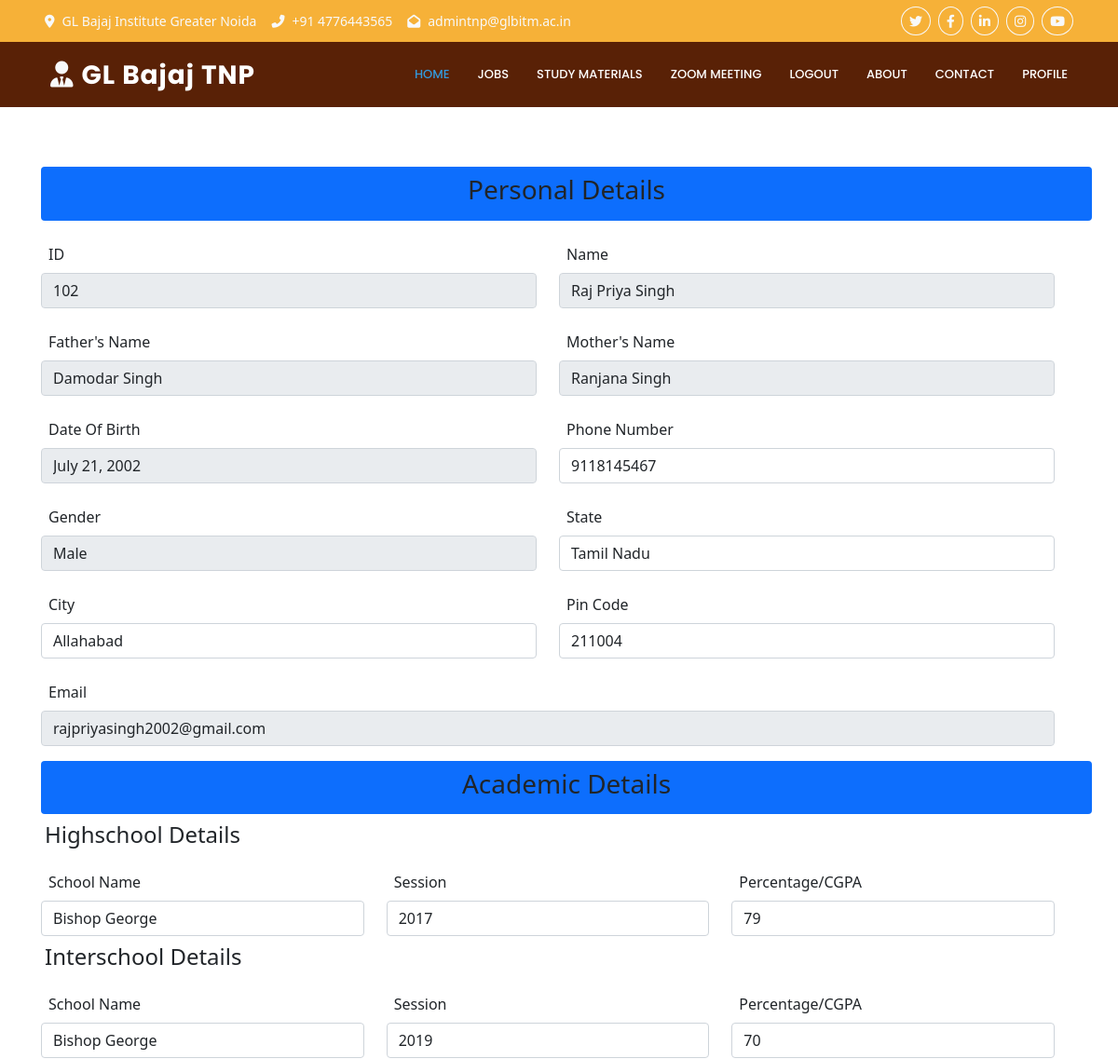
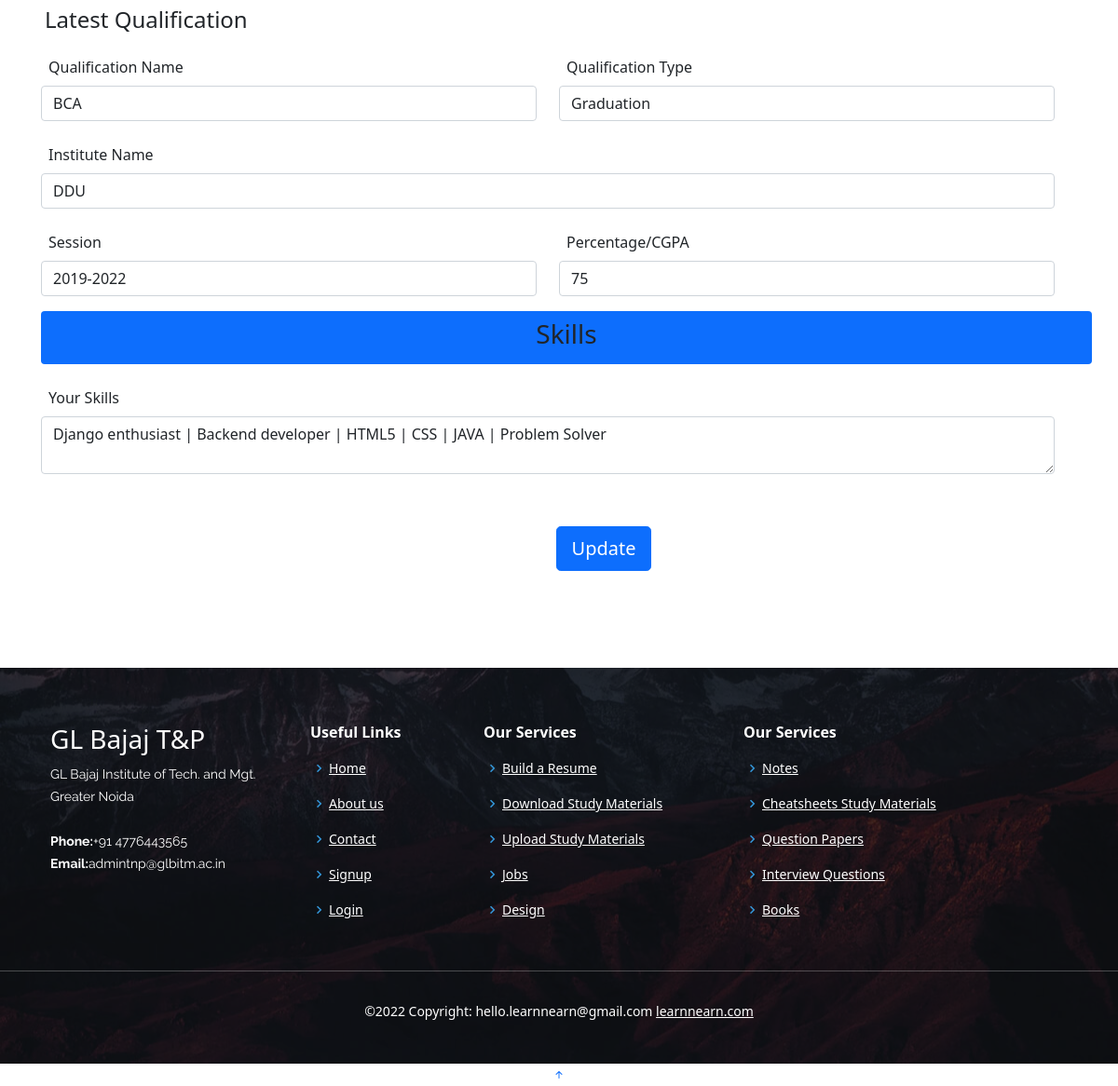
The app's page /edit_details/ (signed in) with its own data (2 pictures, top to bottom).
### placement_system/models.py (models this page shows, shortened)
class student_save(models.Model):
    collage_id = models.IntegerField()
    sname = models.CharField(max_length=50)
    fname = models.CharField(max_length=50)
    mname = models.CharField(max_length=50)
    dob = models.DateField()
    pnum = models.IntegerField()
    gender = models.CharField(max_length=10)
    state = models.CharField(max_length=60)
    scity = models.CharField(max_length=60)
    pincode = models.IntegerField()
    semail = models.OneToOneField(User,on_delete=models.CASCADE)
    numofjobs=models.IntegerField(default=0)
    hschool = models.CharField(max_length=50,null=True)
    hsession = models.CharField(max_length=50,null=True)
    hper = models.CharField(max_length=50,null=True)
    ischool = models.CharField(max_length=50,null=True)
    isession = models.CharField(max_length=50,null=True)
    iper = models.CharField(max_length=50,null=True)
    lqname = models.CharField(max_length=50,null=True)
    lqtype = models.CharField(max_length=50,null=True)
    intname = models.CharField(max_length=100,null=True)
    intsession = models.CharField(max_length=50,null=True)
    intper = models.CharField(max_length=50,null=True)
    skills = models.TextField(null=True)

### placement_system/views.py (the view, shortened to what this page needs)
# urls.py: path('edit_details/', views.edit_details, name='edit_details'),
@login_required(login_url='/student_login/')
def edit_details(request):
    data_show = student_save.objects.filter(semail = request.user)
    return render(request,'dashboard/editdetails.html',{'data_show':data_show})

### templates/dashboard/editdetails.html (shortened to what this page needs)
{% extends 'base.html' %}
{% block headstuff %}
    <link href="https://cdn.jsdelivr.net/npm/bootstrap@5.0.0-beta3/dist/css/bootstrap.min.css" rel="stylesheet" />
    <link rel="stylesheet" href="https://cdnjs.cloudflare.com/ajax/libs/font-awesome/6.1.2/css/all.min.css" />
    <link rel="stylesheet" href="/static/student_dashbord_style.css" />
{% endblock headstuff %}
{% block body %}
    {% for d in data_show %}
    <form method="post" action="/edit_details/" class="row p-5 my-2" id="profile">
        <div class="bg-primary p-2 m-2 text-center rounded"><h3>Personal Details</h3></div>
            <div class="row p-2">
              <div class="col">
                  <label class="p-2">ID</label>
                  <input type="text" class="form-control" value="{{ d.collage_id }}" aria-label="ID" name="collageid" readonly>
              </div>
              <div class="col">
                  <label class="p-2">Name</label>
                  <input type="text" class="form-control" value="{{ d.sname }}" aria-label="Name" name="sname" readonly>
              </div>
            </div>
            <div class="row p-2">
                <div class="col">
                    <label class="p-2">Father's Name</label>
                    <input type="text" class="form-control" value="{{ d.fname }}" aria-label="Father's Name" name="fname" readonly>
                </div>
                <div class="col">
                    <label class="p-2">Mother's Name</label>
                    <input type="text" class="form-control" value="{{ d.mname }}" aria-label="Mother's Name" name="mname" readonly>
                </div>
            </div>
            <div class="row p-2">
                <div class="col">
                    <label class="p-2">Date Of Birth</label>
                    <input type="text" class="form-control" value="{{ d.dob }}" aria-label="Date Of Birth" name="dob" readonly>
                </div>
                <div class="col">
                    <label class="p-2">Phone Number</label>
                    <input type="text" class="form-control" value="{{ d.pnum }}" aria-label="Phone Number" name="pnum">
                  </div>
            </div>
            <div class="row p-2">
                <div class="col">
                    <label class="p-2">Gender</label>
                    <input type="text" class="form-control" value="{{ d.gender }}" aria-label="Gender" name="gender" readonly>
                </div>
                <div class="col">
                    <label class="p-2">State</label>
                    <select type="" class="form-control" aria-label="State" name="state">
                        <option class="text-black" value="Tamil Nadu" {% if d.state == 'Tamil Nadu' %}selected{% endif %}>Tamil Nadu</option>
                    </select>
                </div>
            </div>
            <div class="row p-2">
                <div class="col">
                    <label class="p-2">City</label>
                    <input type="text" class="form-control" value="{{ d.scity }}" aria-label="City" name="scity">
                </div>
                <div class="col">
                    <label class="p-2">Pin Code</label>
                    <input type="text" class="form-control" value="{{ d.pincode }}" aria-label="Pin Code" name="pincode" >
                  </div>
            </div>
            <div class="row p-2">
                <div class="col">
                    <label class="p-2">Email</label>
                    <input type="text" class="form-control" value="{{ d.semail }}" aria-label="Email" name="semail" readonly>
                </div>
            </div>
        <div class="bg-primary p-2 m-2 text-center rounded"><h3>Academic Details</h3></div>
        <h4>Highschool Details</h4>
      <div class="row p-2">
          <div class="col">
              <label class="p-2">School Name</label>
              <input type="text" class="form-control" value="{{ d.hschool }}" aria-label="School" name="hschool"  >
          </div>
          <div class="col">
              <label class="p-2">Session</label>
              <input type="text" class="form-control" value="{{ d.hsession }}" aria-label="Session" name="hsession" >
          </div>
          <div class="col">
              <label class="p-2">Percentage/CGPA</label>
              <input type="text" class="form-control" value="{{ d.hper }}" aria-label="Percentage/CGPA" name="hper" >
          </div>
      </div>
      <h4>Interschool Details</h4>
      <div class="row p-2">
          <div class="col">
              <label class="p-2">School Name</label>
              <input type="text" class="form-control" value="{{ d.ischool }}" aria-label="School" name="ischool" >
          </div>
          <div class="col">
              <label class="p-2">Session</label>
              <input type="text" class="form-control" value="{{ d.isession }}" aria-label="Session" name="isession" >
          </div>
          <div class="col">
              <label class="p-2">Percentage/CGPA</label>
              <input type="text" class="form-control" value="{{ d.iper }}" aria-label="Percentage/CGPA" name="iper" >
          </div>
      </div>
      <h4>Latest Qualification</h4>
      <div class="row p-2">
          <div class="col">
              <label class="p-2">Qualification Name</label>
              <input type="text" class="form-control" value="{{ d.lqname }}" aria-label="Latest Qualification Name" name="lqname" >
          </div>
          <div class="col">
              <label class="p-2">Qualification Type</label>
              <select type="" class="form-control" aria-label="Qualification Type" name="lqtype">
                <option class="text-black" value="Graduation" {% if d.lqtype == 'Graduation' %}selected{% endif %}>Graduation</option>
              </select>
          </div>
      </div>
      <div class="row p-2">
          <div class="col">
              <label class="p-2">Institute Name</label>
              <input type="text" class="form-control" value="{{ d.intname }}" aria-label="Institute Name" name="intname" >
          </div>
      </div>
      <div class="row p-2">
          <div class="col">
              <label class="p-2">Session</label>
              <input type="text" class="form-control" value="{{ d.intsession }}" aria-label="Session" name="intsession" >
          </div>
          <div class="col">
              <label class="p-2">Percentage/CGPA</label>
              <input type="text" class="form-control" value="{{ d.intper }}" aria-label="Percentage/CGPA" name="intper" >
          </div>
      </div>
      <div class="bg-primary p-2 m-2 text-center rounded"><h3>Skills</h3></div>
      <div class="row p-2">
          <div class="col">
              <label class="p-2">Your Skills</label>
              <textarea type="text" class="form-control" id="exampleFormControlTextarea1" aria-label="Your Skills" name="skills" >{{ d.skills }}</textarea>
          </div>
      </div>
      <div class="m-5 text-center">
        <button class="btn btn-primary btn-lg" type="submit">Update</button>
      </div>
    </form>
    {% endfor %}
{% endblock body %}

### static/student_dashbord_style.css (style rules this page uses)
:root { --main-bg-color: #00519d; --main-text-color: #00719d; --second-text-color: #bbbec5; --second-bg-color: #c1deef; }

### records on screen
student_save: collageid "102", sname "Raj Priya Singh", fname "Damodar Singh", mname "Ranjana Singh", dob "July 21, 2002", pnum "9118145467", gender "Male", state "Tamil Nadu", scity "Allahabad", pincode "211004", semail "rajpriyasingh2002@gmail.com", hschool "Bishop George", hsession "2017", hper "79", ischool "Bishop George", isession "2019", iper "70", lqname "BCA", lqtype "Graduation", intname "DDU", intsession "2019-2022", intper "75", skills "Django enthusiast | Backend developer | HTML5 | CSS | JAVA | Problem Solver"
